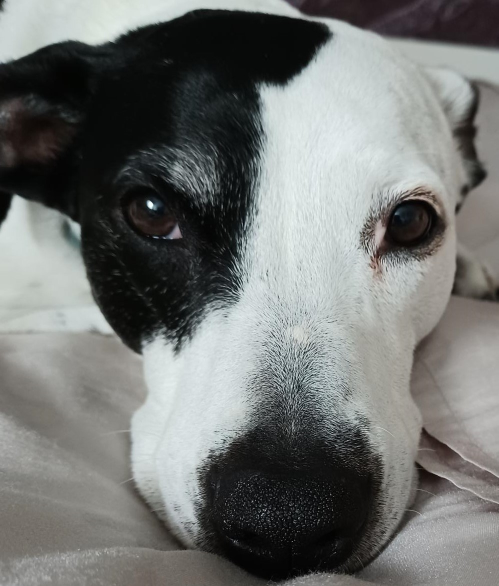
#> input picture kuma2.jpg, 997 x 1172 px (shown at 1/2 size)
$ python MyFilters.py
#> lines starting #> are read from the running program, lines starting #| are printed output that depends on the picture
#> further down, im is the input picture: shape (1172, 997, 3); mean B, G, R 114.1, 116.1, 113.9
"""
Erik Sundblad
CS3150
10/6/2021
My Filters is a program to demonstrate the implementation of a number of image filtering techniques
"""

import numpy as np
import cv2
from matplotlib import pyplot as plt
from scipy.signal import convolve2d
import math


global_filters = {          #Utilizing a python Dict. to store multiple kerels and there respective names
    "Average": np.array([[(1/49), (1/49), (1/49), (1/49), (1/49), (1/49), (1/49)],
                        [(1/49), (1/49), (1/49), (1/49), (1/49), (1/49), (1/49)],
                        [(1/49), (1/49), (1/49), (1/49), (1/49), (1/49), (1/49)],
                        [(1/49), (1/49), (1/49), (1/49), (1/49), (1/49), (1/49)],
                        [(1/49), (1/49), (1/49), (1/49), (1/49), (1/49), (1/49)],
                        [(1/49), (1/49), (1/49), (1/49), (1/49), (1/49), (1/49)],
                        [(1/49), (1/49), (1/49), (1/49), (1/49), (1/49), (1/49)]]),
    "Sobel(V)": np.array([
         [-1.0, 0.0, 1.0]
        ,[-2.0, 0.0, 2.0]
        ,[-1.0, 0.0, 1.0]
        ]),
    "Sobel(H)": np.array([
         [-1.0, -2.0, -1.0]
        ,[0.0, 0.0, 0.0]
        ,[1.0, 2.0, 1.0]
        ]),
    "Laplacian": np.array([
        [1.0, 1.0, 1.0],
        [1.0, -8.0, 1.0],
        [1.0, 1.0, 1.0]]),
    "Gaussian": np.array([
        [1/26, 3/26, 1/26],
        [3/26, 10/26, 3/36],
        [1/26, 3/26, 1/26]]),
    "Self_Def_Gaus": np.array([
        [1/44, 5/44, 1/44],
        [5/44, 20/44, 5/44],
        [1/44, 5/44, 1/44]]),
    "Spacial-large": np.array([[(1/382), (2/382), (3/382), (4/382), (3/382), (2/382), (1/382)],
                        [(2/382), (4/382), (7/382), (11/382), (7/382), (4/382), (2/382)],
                        [(3/382), (7/382), (14/382), (25/382), (14/382), (7/382), (3/382)],
                        [(4/382), (11/382), (25/382), (50/382), (25/382), (11/382), (4/382)],
                        [(3/382), (7/382), (14/382), (25/382), (14/382), (7/382), (3/382)],
                        [(2/382), (4/382), (7/382), (11/382), (7/382), (4/382), (2/382)],
                        [(1/382), (2/382), (3/382), (4/382), (3/382), (2/382), (1/382)]])}


def filter(pic, kernel):
    """ Generic Filter func takes picture to process, filter kernel, and filter name"""
#> called with kernel = 'Average'
    filtered = cv2.filter2D(pic, -1, global_filters[kernel])
    windowname = kernel
    plt.figure()
    plt.title(kernel)
    plt.imshow(filtered, cmap='gray', vmin=0, vmax=255)
    plt.show()
    return filtered

def gradientEdge(pic):
    """ Gradient edge function combines the verticle and horizontal sobel filters """
    ver = convolve2d(pic, global_filters["Sobel(V)"], mode='same', boundary='symm', fillvalue=0)
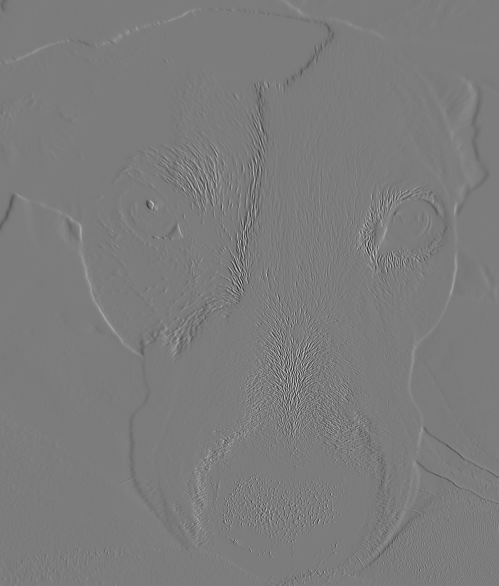
#> ver: shape (1172, 997) float64 (shown at 1/2 size); min -820, max 863, mean -0.1; drawn with min black and max white
    hor = convolve2d(pic, global_filters["Sobel(H)"] , mode='same', boundary='symm', fillvalue=0)
    gradient = np.sqrt(np.square(ver) + np.square(hor))
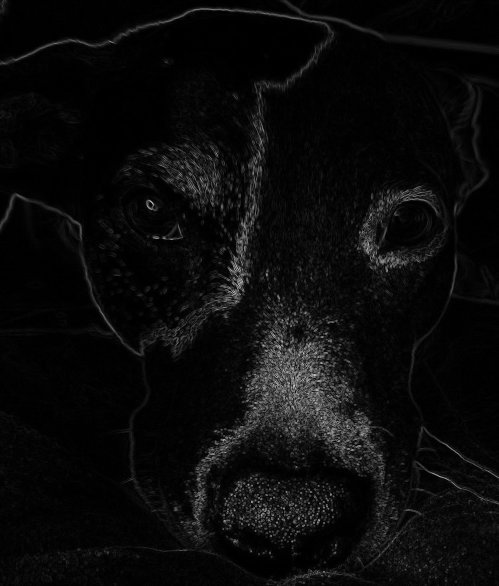
#> gradient: shape (1172, 997) float64 (shown at 1/2 size); min 0, max 864.5, mean 38.1; drawn with min black and max white
    gradient *= 255.0/np.max(gradient)
    plt.figure()
    plt.title('Gradient Edge')
    plt.imshow(gradient, cmap='gray', vmin=0, vmax=255)
    plt.show()
    return gradient


def median(pic):
    """ Median filter need special implementation using a dynamic kernel """
    height, width = np.shape(pic)
#> height = 1172; width = 997
    med = np.ones((height, width), dtype=float)
    for i in range(1, height - 2):
        for j in range(1, width - 2):
            pixels_in_array = sorted(np.ndarray.flatten(pic[i-1:i+2,j-1:j+2]))
            med[i][j] = pixels_in_array[4]
    plt.figure()
    plt.title('median filter')
    plt.imshow(med, cmap='gray', vmin=0, vmax=255)
    plt.show()
    return med

if __name__ == "__main__":
    im = cv2.imread('kuma2.jpg')
    pic = cv2.cvtColor(im, cv2.COLOR_BGR2GRAY)
    plt.figure()
    plt.title('Source Pic')
    plt.imshow(pic, cmap='gray', vmin=0, vmax=255)
    plt.show()
    filter(pic, "Average")
    filter(pic, "Sobel(V)")
    filter(pic, "Sobel(H)")
    gradientEdge(pic)
    median(pic)
    filter(pic, "Laplacian")
    filter(pic, "Gaussian")
    filter(pic, "Self_Def_Gaus")
    filter(pic, "Spacial-large")

    #Code to handle multiple filtering the Iris img
    pic2 = cv2.imread('Iris.bmp')
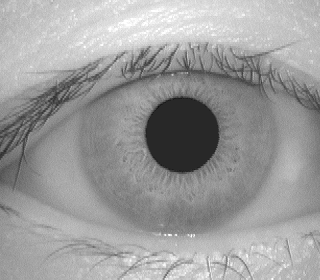
#> input picture Iris.bmp, 320 x 280 px
#> pic2 is the input picture: shape (280, 320, 3); min 18, max 255, mean 155.9
    detect = filter((filter((filter(filter(pic2, 'Gaussian'), 'Laplacian') * pic2), 'Average') - pic2), 'Laplacian')
#> in filter (call 10), `filtered = cv2.filter2D(pic, -1, global_filters[kernel])`:
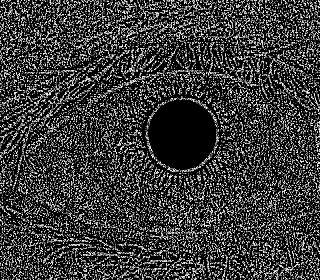
#> pic: shape (280, 320, 3); min 0, max 255, mean 59
#> in filter (call 11), `filtered = cv2.filter2D(pic, -1, global_filters[kernel])`:
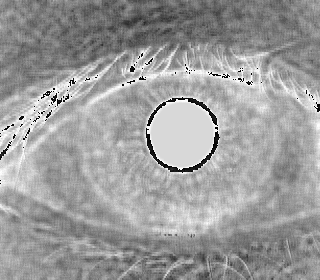
#> pic: shape (280, 320, 3); min 0, max 255, mean 155.5
    detect = filter(filter(filter(detect, 'Gaussian'), 'Gaussian'), 'Spacial-large')
#> in filter (call 14), `filtered = cv2.filter2D(pic, -1, global_filters[kernel])`:
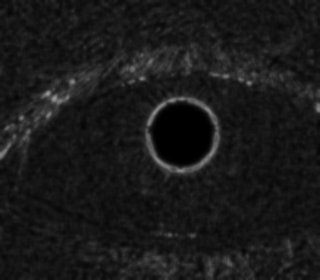
#> filtered: shape (280, 320, 3); min 0, max 153, mean 25.6
    plt.figure()
    plt.title('Original')
    plt.imshow(pic2, cmap='gray', vmin=0, vmax=255)
    plt.show()
    plt.figure()
    plt.title('Pupil location')
    plt.imshow(detect - pic2, cmap='gray', vmin=0, vmax=255)
    plt.show()
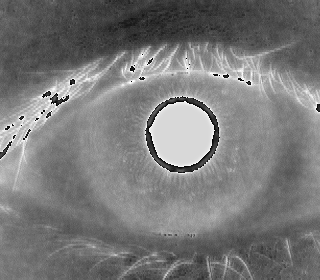
#> shown: shape (280, 320, 3); min 0, max 255, mean 120.9
